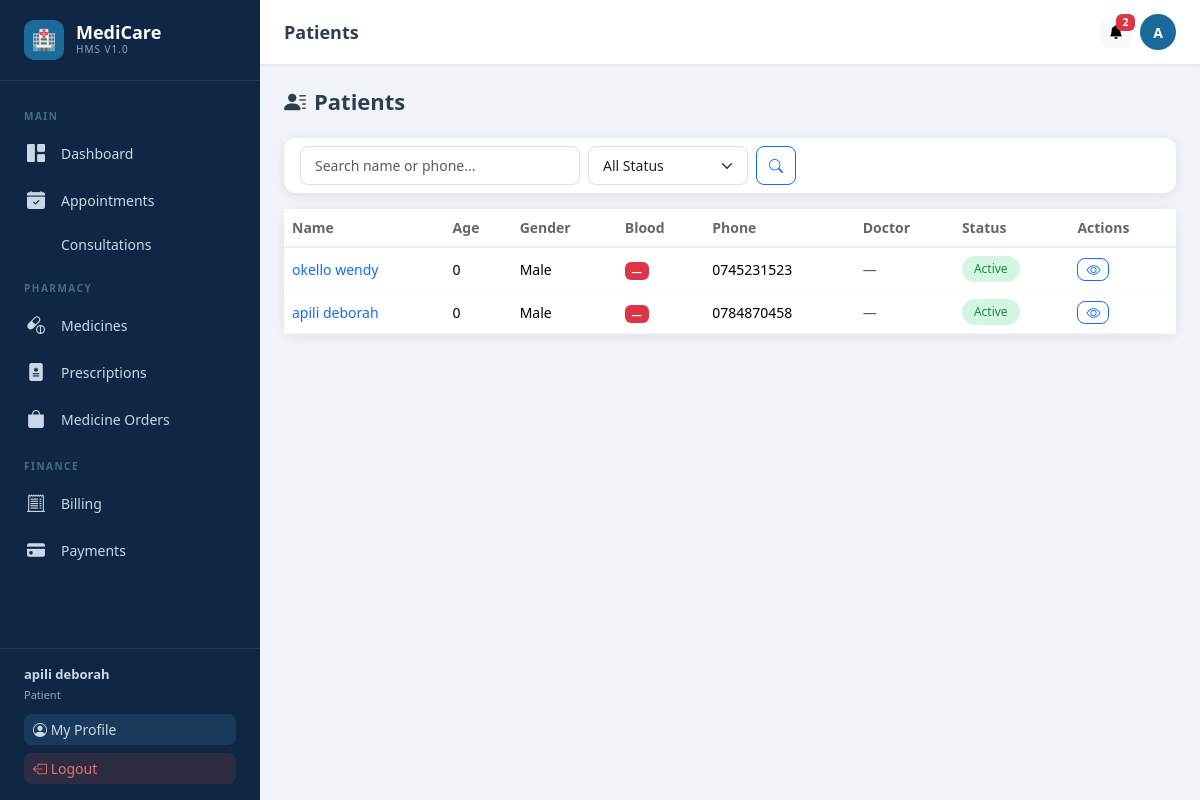
Page /patients/ (signed in) on the committed database.
### users/models.py (models this page shows, shortened)
class User(AbstractUser):
    ROLE_CHOICES = [
        ('admin', 'Admin'),
        ('doctor', 'Doctor'),
        ('nurse', 'Nurse'),
        ('patient', 'Patient'),
    ]
    role = models.CharField(max_length=20, choices=ROLE_CHOICES, default='patient')
    phone = models.CharField(max_length=20, blank=True)
    profile_pic = models.ImageField(upload_to='profiles/', blank=True, null=True)
    is_approved = models.BooleanField(default=True)
    created_at = models.DateTimeField(auto_now_add=True)

### patients/models.py (models this page shows, shortened)
class Patient(models.Model):
    BLOOD_TYPES = [('A+','A+'),('A-','A-'),('B+','B+'),('B-','B-'),('AB+','AB+'),('AB-','AB-'),('O+','O+'),('O-','O-')]
    STATUS_CHOICES = [('Active','Active'),('Discharged','Discharged'),('Transferred','Transferred'),('Deceased','Deceased')]
    GENDER_CHOICES = [('Male','Male'),('Female','Female'),('Other','Other')]
    user = models.OneToOneField(User, on_delete=models.SET_NULL, null=True, blank=True, related_name='patient_profile')
    name = models.CharField(max_length=200)
    age = models.IntegerField(default=0)
    gender = models.CharField(max_length=10, choices=GENDER_CHOICES, default='Male')
    phone = models.CharField(max_length=20, blank=True)
    address = models.TextField(blank=True)
    blood_type = models.CharField(max_length=5, choices=BLOOD_TYPES, blank=True)
    admission_date = models.DateField(auto_now_add=True)
    status = models.CharField(max_length=20, choices=STATUS_CHOICES, default='Active')
    emergency_contact = models.CharField(max_length=200, blank=True)
    emergency_phone = models.CharField(max_length=20, blank=True)
    allergies = models.TextField(blank=True)
    notes = models.TextField(blank=True)
    assigned_doctor = models.ForeignKey(User, on_delete=models.SET_NULL, null=True, blank=True, related_name='doctor_patients', limit_choices_to={'role': 'doctor'})
    created_at = models.DateTimeField(auto_now_add=True)
    updated_at = models.DateTimeField(auto_now=True)

### patients/views.py (the view)
# urls.py: path('', views.patient_list, name='patient_list'),
@login_required
def patient_list(request):
    q = request.GET.get('q','')
    status = request.GET.get('status','')
    patients = Patient.objects.select_related('assigned_doctor').all()
    if request.user.role == 'doctor':
        patients = patients.filter(assigned_doctor=request.user)
    if q:
        patients = patients.filter(Q(name__icontains=q)|Q(phone__icontains=q))
    if status:
        patients = patients.filter(status=status)
    return render(request, 'patients/patient_list.html', {'patients': patients, 'q': q, 'status_filter': status})

### notifications/context_processors.py (called while the page is built)
def unread_notifications(request):
    if request.user.is_authenticated:
        from notifications.models import Notification
        count = Notification.objects.filter(recipient=request.user, is_read=False).count()
        return {'unread_notification_count': count}
    return {'unread_notification_count': 0}

### templates/patients/patient_list.html (shortened to what this page needs)
{% extends 'base.html' %}
{% block page_title %}Patients{% endblock %}
{% block content %}
<div class="page-header">
  <h1><i class="bi bi-person-lines-fill me-2"></i>Patients</h1>
</div>
<div class="card mb-3">
  <div class="card-body py-2">
    <form class="d-flex gap-2 flex-wrap" method="get">
      <input type="text" name="q" value="{{ q }}" class="form-control" style="max-width:280px" placeholder="Search name or phone...">
      <select name="status" class="form-select" style="width:160px">
        <option value="">All Status</option>
      </select>
      <button class="btn btn-outline-primary" type="submit"><i class="bi bi-search"></i></button>
    </form>
  </div>
</div>
<div class="card">
  <div class="table-responsive">
    <table class="table table-hover mb-0">
      <thead><tr><th>Name</th><th>Age</th><th>Gender</th><th>Blood</th><th>Phone</th><th>Doctor</th><th>Status</th><th>Actions</th></tr></thead>
      <tbody>
      {% for p in patients %}
      <tr>
        <td><a href="{% url 'patients:patient_detail' p.pk %}" style="text-decoration:none;font-weight:500">{{ p.name }}</a></td>
        <td>{{ p.age }}</td>
        <td>{{ p.gender }}</td>
        <td><span class="badge bg-danger">{{ p.blood_type|default:"—" }}</span></td>
        <td>{{ p.phone }}</td>
        <td>{% if p.assigned_doctor %}Dr. {{ p.assigned_doctor.get_full_name }}{% else %}<span class="text-muted">—</span>{% endif %}</td>
        <td><span class="badge-pill status-{{ p.status|lower }}">{{ p.status }}</span></td>
        <td>
          <a href="{% url 'patients:patient_detail' p.pk %}" class="btn btn-sm btn-outline-primary py-0 px-2 me-1"><i class="bi bi-eye"></i></a>
        </td>
      </tr>
      {% empty %}<tr><td colspan="8" class="text-center py-5 text-muted">No patients found.</td></tr>
      {% endfor %}
      </tbody>
    </table>
  </div>
</div>
{% endblock %}

### templates/base.html (shortened to what this page needs)
<!DOCTYPE html>
<html lang="en">
<head>
{% load static %}
<link href="https://cdn.jsdelivr.net/npm/bootstrap@5.3.2/dist/css/bootstrap.min.css" rel="stylesheet">
<link href="https://cdn.jsdelivr.net/npm/bootstrap-icons@1.11.3/font/bootstrap-icons.min.css" rel="stylesheet">
</head>
<body>
{% if user.is_authenticated %}
<aside class="sidebar" id="sidebar">
  <a href="{% url 'users:dashboard' %}" class="sidebar-brand">
    <div class="logo-icon">🏥</div>
    <div><div class="logo-text">MediCare</div><div class="logo-sub">HMS v1.0</div></div>
  </a>
  <nav class="sidebar-nav">
    <div class="nav-section-title">Main</div>
    <a href="{% url 'users:dashboard' %}" class="nav-link {% if request.resolver_match.url_name == 'dashboard' %}active{% endif %}">
      <i class="bi bi-grid-1x2-fill"></i> Dashboard
    </a>
    <a href="{% url 'appointments:appointment_list' %}" class="nav-link {% if 'appointments' in request.path and 'consultations' not in request.path %}active{% endif %}">
      <i class="bi bi-calendar-check-fill"></i> Appointments
    </a>
    <a href="{% url 'appointments:consultation_list' %}" class="nav-link {% if 'consultations' in request.path %}active{% endif %}">
       Consultations
    </a>
    <div class="nav-section-title">Pharmacy</div>
    <a href="{% url 'pharmacy:medicine_list' %}" class="nav-link {% if 'pharmacy' in request.path and 'prescriptions' not in request.path and 'orders' not in request.path %}active{% endif %}">
      <i class="bi bi-capsule-pill"></i> Medicines
    </a>
    <a href="{% url 'pharmacy:prescription_list' %}" class="nav-link {% if 'prescriptions' in request.path %}active{% endif %}">
      <i class="bi bi-file-medical-fill"></i> Prescriptions
    </a>
    {% if user.role == 'patient' or user.role == 'admin' %}
    <a href="{% url 'pharmacy:order_list' %}" class="nav-link {% if 'orders' in request.path %}active{% endif %}">
      <i class="bi bi-bag-fill"></i> Medicine Orders
    </a>
    {% endif %}
    <div class="nav-section-title">Finance</div>
    <a href="{% url 'billing:bill_list' %}" class="nav-link {% if 'billing' in request.path %}active{% endif %}">
      <i class="bi bi-receipt-cutoff"></i> Billing
    </a>
    <a href="{% url 'payments:payment_list' %}" class="nav-link {% if 'payments' in request.path %}active{% endif %}">
      <i class="bi bi-credit-card-fill"></i> Payments
    </a>
  </nav>
  <div class="sidebar-footer">
    <div style="color:#c8d8e8;font-size:13px;margin-bottom:10px">
      <strong>{{ user.get_full_name|default:user.username }}</strong><br>
      <span style="opacity:.7;font-size:11px;text-transform:capitalize">{{ user.role }}</span>
    </div>
    <a href="{% url 'users:profile' %}" class="btn btn-sm mb-2" style="background:#1a3a5c;color:#c8d8e8;width:100%;text-align:left">
      <i class="bi bi-person-circle"></i> My Profile
    </a>
    <a href="{% url 'users:logout' %}" class="btn btn-sm" style="background:#e74c3c22;color:#e87070;width:100%;text-align:left">
      <i class="bi bi-box-arrow-left"></i> Logout
    </a>
  </div>
</aside>
<div class="topbar">
  <span class="page-title">{% block page_title %}Dashboard{% endblock %}</span>
  <div class="topbar-actions">
    <a href="{% url 'notifications:notification_list' %}" class="btn btn-light btn-sm position-relative" title="Notifications">
      <i class="bi bi-bell-fill"></i>
      {% if unread_notification_count > 0 %}
      <span class="badge bg-danger position-absolute" style="top:-4px;right:-4px;font-size:10px;min-width:18px">{{ unread_notification_count }}</span>
      {% endif %}
    </a>
    <a href="{% url 'users:profile' %}" class="topbar-avatar" title="My Profile">
      {{ user.first_name|first|upper|default:user.username|first|upper }}
    </a>
  </div>
</div>
<main class="main-wrapper">
{% endif %}
  {% block content %}{% endblock %}
{% if user.is_authenticated %}</main>{% endif %}
</body>
</html>

### templates/base.html (style rules this page uses)
:root { --primary:#1a6b9a;--primary-dark:#134f73;--primary-light:#e8f4fd; --sidebar-w:260px;--sidebar-bg:#0f2744;--sidebar-text:#c8d8e8; --sidebar-hover:#1a3a5c;--sidebar-active:#1a6b9a; --topbar-h:64px;--body-bg:#f0f4f8;--card-shadow:0 2px 12px rgba(0,0,0,.08); }
body { background:var(--body-bg);font-family:'Segoe UI',system-ui,sans-serif;margin:0;overflow-x:hidden }
.sidebar { position:fixed;top:0;left:0;height:100vh;width:var(--sidebar-w);background:var(--sidebar-bg);z-index:1000;display:flex;flex-direction:column;transition:transform .3s ease }
.sidebar-brand { padding:20px 24px;border-bottom:1px solid #1a3a5c;display:flex;align-items:center;gap:12px;color:#fff;text-decoration:none }
.sidebar-brand .logo-icon { width:40px;height:40px;background:var(--primary);border-radius:10px;display:flex;align-items:center;justify-content:center;font-size:20px;flex-shrink:0 }
.sidebar-brand .logo-text { font-size:18px;font-weight:700;line-height:1.1 }
.sidebar-brand .logo-sub { font-size:10px;color:var(--sidebar-text);opacity:.7;letter-spacing:1px;text-transform:uppercase }
.sidebar-nav { flex:1;overflow-y:auto;padding:12px 0 }
.nav-section-title { font-size:10px;font-weight:600;color:#4a6a8a;text-transform:uppercase;letter-spacing:1.5px;padding:16px 24px 6px }
.nav-link { display:flex;align-items:center;gap:12px;padding:10px 24px;color:var(--sidebar-text);text-decoration:none;font-size:14px;transition:all .2s;border-left:3px solid transparent }
.nav-link .bi { font-size:18px;flex-shrink:0;width:22px }
.sidebar-footer { padding:16px 24px;border-top:1px solid #1a3a5c }
.topbar { position:fixed;top:0;left:var(--sidebar-w);right:0;height:var(--topbar-h);background:#fff;box-shadow:0 1px 4px rgba(0,0,0,.08);z-index:999;display:flex;align-items:center;padding:0 24px;gap:16px }
.topbar .page-title { font-size:18px;font-weight:600;color:#2c3e50;flex:1 }
.topbar .topbar-actions { display:flex;align-items:center;gap:8px }
.topbar-avatar { width:36px;height:36px;border-radius:50%;background:var(--primary);color:#fff;display:flex;align-items:center;justify-content:center;font-weight:600;font-size:14px;text-decoration:none }
.main-wrapper { margin-left:var(--sidebar-w);margin-top:var(--topbar-h);padding:24px;min-height:calc(100vh - var(--topbar-h)) }
.card { border:none;border-radius:12px;box-shadow:var(--card-shadow) }
.table { font-size:14px }
.table th { font-weight:600;color:#666;border-bottom:2px solid #f0f0f0;white-space:nowrap }
.table td { vertical-align:middle;border-color:#f8f8f8 }
.form-control,.form-select { border-radius:8px;border:1px solid #e0e0e0;font-size:14px;padding:8px 14px }
.btn { border-radius:8px;font-size:14px;font-weight:500 }
.page-header { display:flex;align-items:center;justify-content:space-between;margin-bottom:24px;flex-wrap:wrap;gap:12px }
.page-header h1 { font-size:22px;font-weight:700;color:#2c3e50;margin:0 }
.status-active,.status-confirmed,.status-success,.status-paid { background:#d5f5e3;color:#1e8449 }
.badge-pill { padding:4px 12px;border-radius:20px;font-size:12px;font-weight:500;display:inline-block }

### rows in the picture
User: get_full_name "apili deborah", role "Patient", first_name|first "A"
Patient: name "okello wendy", age "0", gender "Male", blood_type "—", phone "0745231523", status "Active"
Patient: name "apili deborah", age "0", gender "Male", blood_type "—", phone "0784870458", status "Active"

### other values in the picture
{{ unread_notification_count }} "2"
